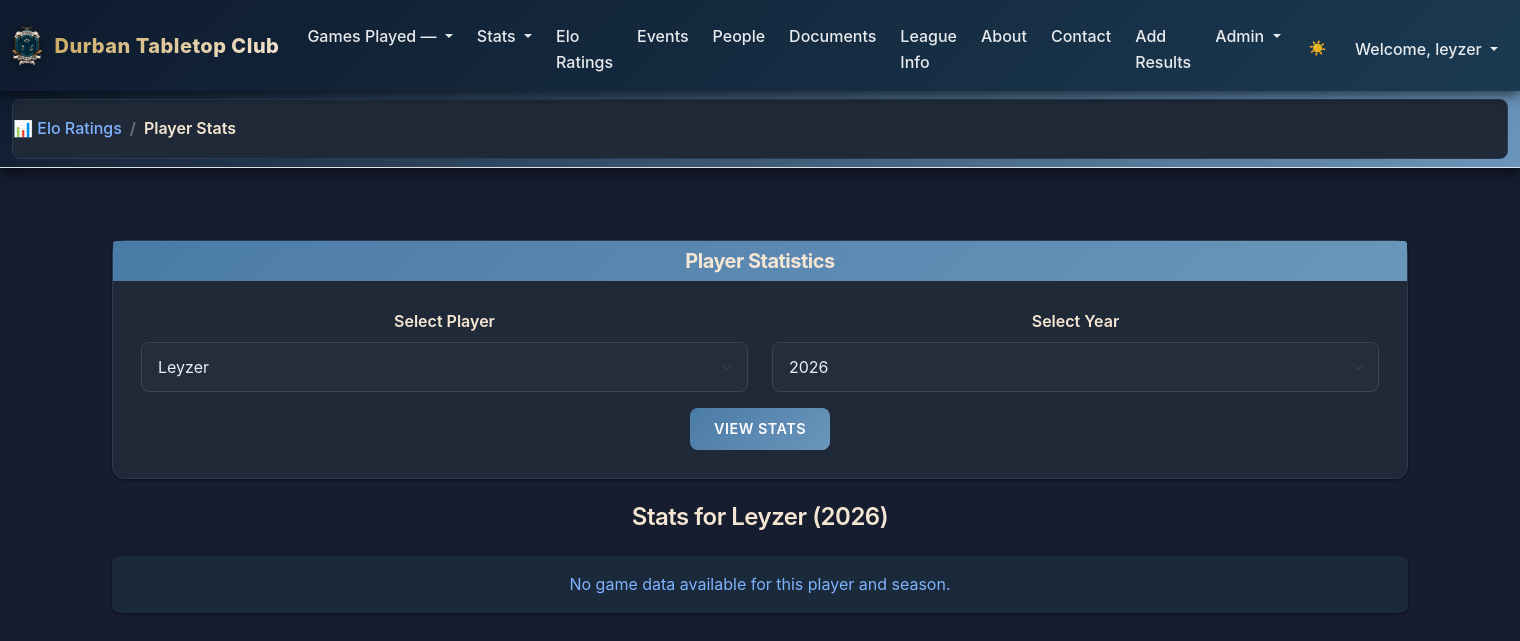
/playerstats (signed in), run on an earlier commit of the app's database.
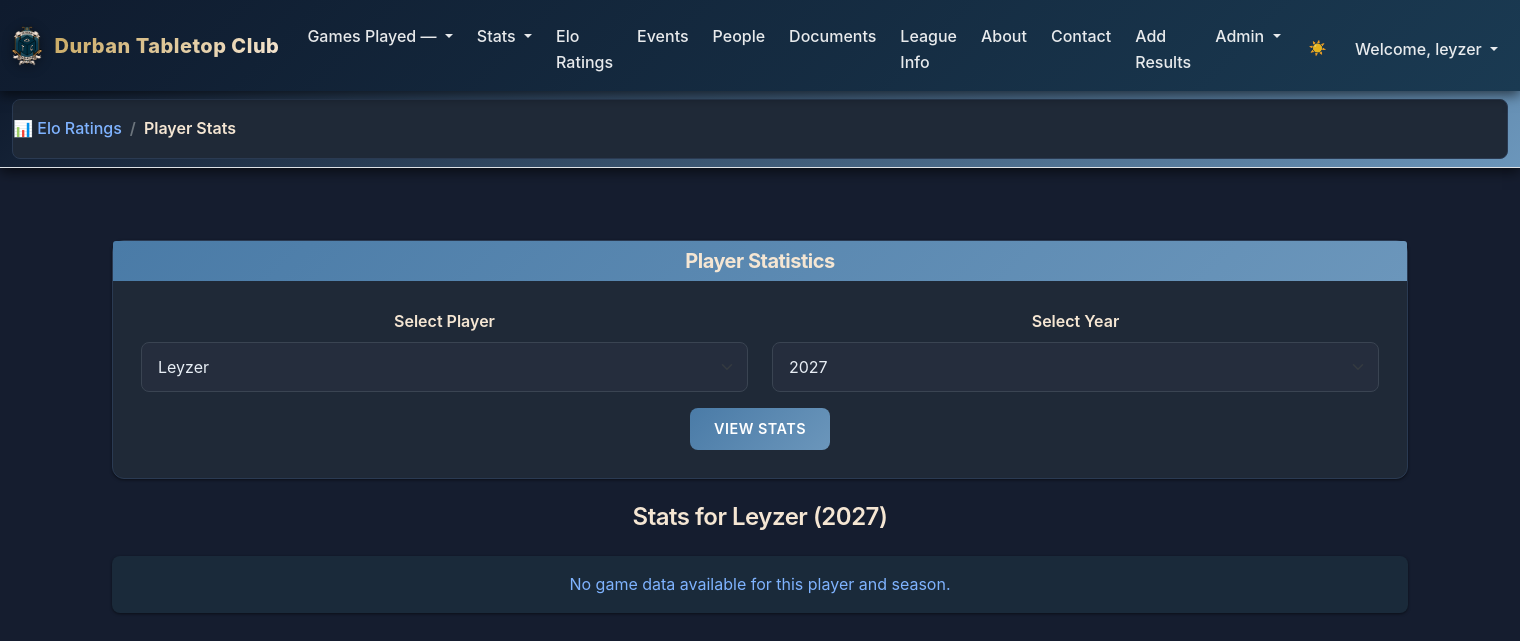
And on a later commit of the database.
### tables this page shows
CREATE TABLE seasons (
    season_id          INTEGER PRIMARY KEY,
    name               TEXT NOT NULL,           -- e.g., "2026 League"
    year               INTEGER NOT NULL,
    start_date         TEXT NOT NULL,           -- ISO date
    end_date           TEXT NOT NULL,
    status             TEXT NOT NULL DEFAULT 'active'  -- 'active', 'archived'
);

### routes/stats.py (the view, shortened to what this page needs)
@stats_bp.route("/playerstats", methods=["GET", "POST"])
@login_required
def playerstats():
    year = CURRENT_YEAR()
    user_id = session["user_id"]
    try:
        with sqlite3.connect('GPTLeague.db') as connection:
            connection.row_factory = sqlite3.Row
            cursor = connection.cursor()
            if request.method == "GET":
                player = user_id
                selected_year = year
            else:
                player = request.form.get("player", user_id)
                selected_year = request.form.get("year", year)
                if selected_year != 'All':
                    selected_year = int(selected_year)
            if selected_year != 'All':
                start_date, end_date = season(selected_year)
            else:
                start_date = '0000-01-01'
                end_date = cursor.execute("SELECT DATE('now')").fetchone()[0]
            users_results = cursor.execute("SELECT user_name,user_id FROM users").fetchall()
            active = cursor.execute("SELECT user_name,user_id FROM users WHERE user_id=?", (player,)).fetchone()
            current_user_info = cursor.execute("SELECT user_id, user_name FROM users WHERE user_id=?", (user_id,)).fetchone()
            my_overall = cursor.execute("""
                SELECT
                    u.user_id AS player_id,
                    u.user_name AS user_name,
                    g.system_id,
                    s.system_name,
                    CASE
                        WHEN gp.result = 'win' THEN 1
                        WHEN gp.result = 'loss' THEN 0
                        WHEN gp.result = 'draw' THEN 2
                    END AS result_code,
                    gp.faction_id AS faction,
                    f.faction_name,
                    gp.game_id,
                    gp.painting_battle_ready AS battle_ready
                FROM game_participants gp
                JOIN users u ON u.user_id = gp.player_id
                JOIN factions f ON f.faction_id = gp.faction_id
                JOIN games g ON g.game_id = gp.game_id
                JOIN systems s ON s.system_id = g.system_id
                WHERE gp.player_id = ? AND g.played_on BETWEEN ? AND ?
                ORDER BY s.system_name,f.faction_name
            """, (player, start_date, end_date)).fetchall()
            factions = {}
            graphs = {}
            for system, system_factions in factions.items():
                labels = list(system_factions.keys())
                values = [f["games"] for f in system_factions.values()]
                graph = go.Figure(data=[go.Pie(labels=labels, values=values)])
                graphs[system] = json.dumps(graph, cls=plotly.utils.PlotlyJSONEncoder)
            player_games = cursor.execute("""
                SELECT
                    g.game_id,
                    g.played_on,
                    gp.result,
                    gp.faction_id,
                    f.faction_name,
                    u2.user_name AS opponent_name,
                    l.name AS location,
                    s.system_name
                FROM games g
                JOIN game_participants gp ON g.game_id = gp.game_id
                LEFT JOIN game_participants gp2 ON g.game_id = gp2.game_id AND gp2.player_id != gp.player_id
                LEFT JOIN users u2 ON gp2.player_id = u2.user_id
                LEFT JOIN factions f ON gp.faction_id = f.faction_id
                LEFT JOIN locations l ON g.location_id = l.location_id
                JOIN systems s ON g.system_id = s.system_id
                WHERE gp.player_id = ? AND g.played_on BETWEEN ? AND ?
                ORDER BY g.played_on DESC
            """, (player, start_date, end_date)).fetchall()
            years_seasons = all_seasons()
            return render_template(
                "playerstats.html",
                factions=factions,
                users=users_results,
                active=active,
                graphs=graphs,
                years=years_seasons,
                selected_year=selected_year,
                player_games=player_games
            )
    except Exception as e:
        logger.error(f"Error in playerstats: {str(e)}")
        flash('An error occurred loading player stats', 'warning')
        return apology("An error occurred loading player stats", 400)

### helpers.py (called while the page is built)
def login_required(f):
    @wraps(f)
    def decorated_function(*args, **kwargs):
        if session.get("user_id") is None:
            return redirect("/login")
        return f(*args, **kwargs)
    return decorated_function

def CURRENT_YEAR():
    try:
        with sqlite3.connect('GPTLeague.db') as connection:
            cursor = connection.cursor()
            year = cursor.execute("SELECT year FROM seasons ORDER BY year DESC LIMIT 1").fetchone()
            return year[0] if year else None
    except Exception as e:
        logger.error(f"Database error in CURRENT_YEAR: {str(e)}")
        return None

def season(year):
    try:
        with sqlite3.connect('GPTLeague.db') as connection:
            cursor = connection.cursor()
            season = cursor.execute("SELECT season_id,start_date,end_date FROM seasons WHERE year = ?", (year,)).fetchone()
            if season:
                start = season[1]
                end = season[2]
                return (start,end)
            else:
                return None
    except Exception as e:
        logger.error(f"Database error in season: {str(e)}")
        return None

### templates/playerstats.html (shortened to what this page needs)
{% extends "layout.html" %}
{% block main %}
<div class="container mt-4">
    <div class="card mb-4">
        <div class="card-header bg-primary text-white">
            <h5 class="mb-0">Player Statistics</h5>
        </div>
        <div class="card-body">
            <form id="playerForm" action="{{ url_for('stats.playerstats') }}" method="post">
                <div class="row">
                    <div class="col-md-6 mb-3">
                        <label for="myPlayer" class="form-label">Select Player</label>
                        <select id="myPlayer" name="player" class="form-select" required>
                            {% for user in users %}
                                <option value="{{ user.user_id }}" {% if user.user_id == active.user_id %}selected{% endif %}>
                                    {{ user.user_name|title }}
                                </option>
                            {% endfor %}
                        </select>
                    </div>
                    <div class="col-md-6 mb-3">
                        <label for="mySelect" class="form-label">Select Year</label>
                        <select id="mySelect" name="year" class="form-select">
                            {% for row in years %}
                            <option value="{{row[0]}}" {% if row[0] == selected_year %}selected{% endif %}>{{row[0]}}</option>
                            {% endfor %}
                        </select>
                    </div>
                </div>
                <button class="btn btn-primary" type="submit">View Stats</button>
            </form>
        </div>
    </div>
    {% if active %}
    <h3 class="mb-4">Stats for {{ active.user_name|title }} ({{ selected_year }})</h3>
    {% endif %}
    {% if not factions %}
        <div class="alert alert-info mt-4">
            No game data available for this player and season.
        </div>
    {% endif %}
</div>
{% endblock %}

What changed in the data, as far as the page shows it:
no longer on this page (row unchanged): seasons: year "2026"
added seasons: year "2027"
Also different on the page:
form field year: "2026" → "2027"
